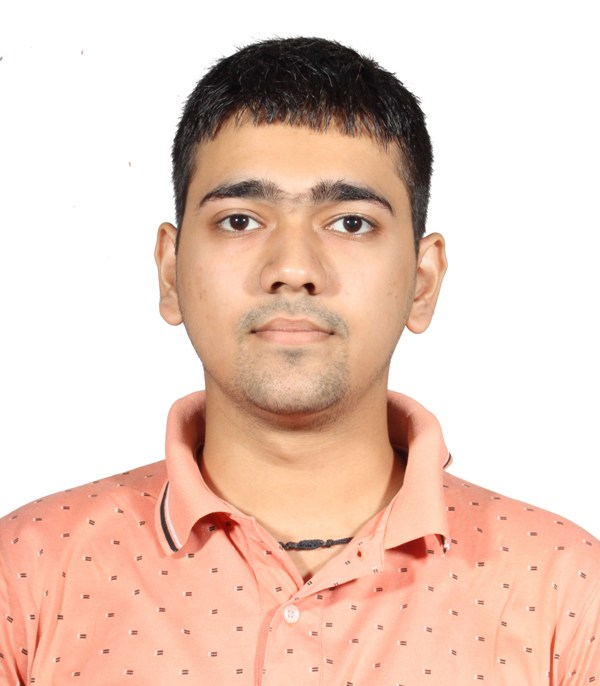
#> input picture src2/host_image.png, 600 x 686 px
$ python main.py
#> lines starting #> are read from the running program, lines starting #| are printed output that depends on the picture
### src2/robust_watermark.py
"""
robust_watermark.py

Implements the robust watermark embedding/extraction described:
- Convert host image to YCbCr, embed in Y channel (transform domain)
- DWT level-1 -> use LH and HL subbands
- Split LH/HL into non-overlapping 8x8 blocks, apply DCT per block
- Select a set of mid-frequency DCT coefficients (user-configurable)
- For each EB (embedding block of 8 MF coefficients): split into LHS/RHS halves
  and scale maxima of each half depending on watermark bit (bit=1 -> LHS up, RHS down)
- Fisher–Yates scramble on watermark using secret key
- Alpha (strength) selection routine: search alphas to minimize |SSIM - NCC|
  subject to PSNR >= 34 dB (as in the paper).
"""

import numpy as np
import pywt
from scipy.fftpack import dct, idct
from skimage import color, util
from skimage.metrics import structural_similarity as ssim
from skimage.metrics import peak_signal_noise_ratio as psnr
from typing import Tuple, List
import math
import random

# ----------------------------
# Utilities
# ----------------------------
def rgb_to_ycbcr(img: np.ndarray) -> np.ndarray:
    """Expect img in [0,255] uint8. Return float64 YCbCr in same scale."""
    return color.rgb2ycbcr(img.astype(np.float64))

def ycbcr_to_rgb(ycbcr: np.ndarray) -> np.ndarray:
    return color.ycbcr2rgb(ycbcr).clip(0,255).astype(np.uint8)

# [10 lines left out: function block_view, not called in this run]

def dct2(block):
    return dct(dct(block.T, norm='ortho').T, norm='ortho')

def idct2(block):
    return idct(idct(block.T, norm='ortho').T, norm='ortho')

def fisher_yates_scramble(bits: np.ndarray, key: int) -> np.ndarray:
    """Scramble binary 1D array bits using Fisher-Yates with seeded RNG."""
    bits = bits.copy()
    rng = random.Random(key)
    n = len(bits)
    for i in range(n-1, 0, -1):
        j = rng.randint(0, i)
        bits[i], bits[j] = bits[j], bits[i]
    return bits

def fisher_yates_unscramble(bits: np.ndarray, key: int) -> np.ndarray:
    """Reverse scramble by replaying swaps in reverse."""
    bits = bits.copy()
    rng = random.Random(key)
    n = len(bits)
    swaps = []
    for i in range(n-1, 0, -1):
        j = rng.randint(0, i)
        swaps.append((i,j))
    # replay swaps in reverse to invert
    for i,j in reversed(swaps):
        bits[i], bits[j] = bits[j], bits[i]
    return bits

def normalized_cross_correlation(a: np.ndarray, b: np.ndarray) -> float:
    """NCC for binary arrays (0/1 or -1/1). Returns in [-1,1]."""
    a = a.astype(np.float64).flatten()
    b = b.astype(np.float64).flatten()
    if a.std() == 0 or b.std() == 0:
        return 0.0
    return float(np.mean((a - a.mean()) * (b - b.mean())) / (a.std() * b.std()))

# ----------------------------
# Embedding core
# ----------------------------
class RobustWatermarker:
    def __init__(self,
                 mf_positions: List[Tuple[int,int]] = None,
                 block_size: int = 8,
                 dwt_wavelet: str = 'haar'):
        """
        mf_positions: list of (r,c) positions inside 8x8 DCT block that are considered
                      the mid-frequency (total 8 positions). If None, defaults to a
                      commonly used mid-frequency set (tunable).
        """
        self.block_size = block_size
        self.dwt_wavelet = dwt_wavelet
        if mf_positions is None:
            # Default mid-frequency positions (row,col) 0-indexed in 8x8,
            # these are typical mid-freq picks — adjust if paper figure suggests others.
            self.mf_positions = [(1,4),(1,5),(2,3),(2,4),(2,5),(3,2),(3,3),(3,4)]
        else:
            self.mf_positions = mf_positions

    def _prepare_watermark(self, watermark: np.ndarray) -> np.ndarray:
        """Take grayscale watermark in [0,255], threshold at 128 to produce binary bits (0/1)."""
        w = watermark.copy()
        if w.ndim == 3:
            w = color.rgb2gray(w)
            w = (w * 255).astype(np.uint8)
        bits = (w >= 128).astype(np.uint8).flatten()
        return bits

    def embed(self,
              host_img: np.ndarray,
              watermark_img: np.ndarray,
              alpha: float,
              key: int) -> Tuple[np.ndarray, dict]:
        """
        Embed watermark_img into host_img (uint8 RGB).
        Returns: watermarked_rgb (uint8), and metadata needed for extraction (dictionary).
        """
        # 1) Convert to YCbCr and take Y channel
        ycbcr = rgb_to_ycbcr(host_img)
        Y = ycbcr[...,0]  # float64

        # 2) DWT level-1
        LL, (LH, HL, HH) = pywt.dwt2(Y, self.dwt_wavelet)

        # We will use LH and HL for embedding.
        # Ensure LH and HL sizes are multiples of 8
        def pad_to_multiple(arr, m=8):
            H,W = arr.shape
            pad_h = (m - (H % m)) % m
            pad_w = (m - (W % m)) % m
            if pad_h==0 and pad_w==0:
                return arr, (0,0)
            return np.pad(arr, ((0,pad_h),(0,pad_w)), mode='symmetric'), (pad_h,pad_w)

        LHp, pad_l = pad_to_multiple(LH, self.block_size)
        HLp, pad_hl = pad_to_multiple(HL, self.block_size)

        # 3) Divide into 8x8 blocks and apply DCT on each block
        def process_subband(subband):
            H, W = subband.shape
            nbh, nbw = H//self.block_size, W//self.block_size
            blocks = np.zeros((nbh, nbw, self.block_size, self.block_size))
            for i in range(nbh):
                for j in range(nbw):
                    blk = subband[i*self.block_size:(i+1)*self.block_size,
                                  j*self.block_size:(j+1)*self.block_size]
                    blocks[i,j] = dct2(blk)
            return blocks

        LH_blocks = process_subband(LHp)
        HL_blocks = process_subband(HLp)

        # 4) Flatten watermark bits and scramble
        bits = self._prepare_watermark(watermark_img)
        scrambled = fisher_yates_scramble(bits, key)

        # If watermark longer than number of main-blocks available, truncate or repeat
        total_blocks = LH_blocks.shape[0]*LH_blocks.shape[1] + HL_blocks.shape[0]*HL_blocks.shape[1]
        if len(scrambled) > total_blocks:
            print("Warning: watermark larger than embedding capacity. Truncating watermark.")
            scrambled = scrambled[:total_blocks]
        elif len(scrambled) < total_blocks:
            # pad with zeros
            pad_len = total_blocks - len(scrambled)
            scrambled = np.concatenate([scrambled, np.zeros(pad_len, dtype=np.uint8)])

        # 5) Embedding loop: process MB-1 (HL) then MB-2 (LH) in sequence
        # We'll iterate through block indices and map each bit to one MB in order.
        def embed_in_blocks(blocks, bits_slice, mf_positions, alpha):
            nb_h, nb_w = blocks.shape[0], blocks.shape[1]
            idx = 0
            for i in range(nb_h):
                for j in range(nb_w):
                    if idx >= len(bits_slice): break
                    bit = bits_slice[idx]
                    block = blocks[i,j]  # DCT coefficients 8x8
                    # collect MF coefficients into EB (in order), keep their positions
                    eb_vals = []
                    for (r,c) in mf_positions:
                        eb_vals.append(block[r,c])
                    eb_vals = np.array(eb_vals)
                    # Split EB into LHS (first half) and RHS (second half)
                    half = len(eb_vals)//2
                    lhs_idx = np.arange(0,half)
                    rhs_idx = np.arange(half,len(eb_vals))
                    # We will scale all coefficients in LHS and RHS proportionally
                    # to maintain mean invariance similar to paper's pairwise scaling.
                    if bit == 1:
                        # scale lhs up, rhs down
                        block = block.copy()
                        for k in lhs_idx:
                            r,c = mf_positions[k]
                            block[r,c] = block[r,c] * (1.0 + alpha)
                        for k in rhs_idx:
                            r,c = mf_positions[k]
                            block[r,c] = block[r,c] * (1.0 - alpha)
                    else:
                        # bit == 0: lhs down, rhs up
                        block = block.copy()
                        for k in lhs_idx:
                            r,c = mf_positions[k]
                            block[r,c] = block[r,c] * (1.0 - alpha)
                        for k in rhs_idx:
                            r,c = mf_positions[k]
                            block[r,c] = block[r,c] * (1.0 + alpha)
                    blocks[i,j] = block
                    idx += 1
                if idx >= len(bits_slice): break
            return blocks

        # split scrambled sequence: assign first part to HL blocks, next to LH blocks
        hl_count = HL_blocks.shape[0]*HL_blocks.shape[1]
        hl_bits = scrambled[:hl_count]
        lh_bits = scrambled[hl_count:hl_count + (LH_blocks.shape[0]*LH_blocks.shape[1])]

        HL_blocks = embed_in_blocks(HL_blocks, hl_bits, self.mf_positions, alpha)
        LH_blocks = embed_in_blocks(LH_blocks, lh_bits, self.mf_positions, alpha)

        # 6) inverse DCT per block and reconstruct subbands
        def reconstruct_subband(blocks, original_shape, pad):
            nb_h, nb_w = blocks.shape[0], blocks.shape[1]
            H = nb_h * self.block_size
            W = nb_w * self.block_size
            sub = np.zeros((H,W))
            for i in range(nb_h):
                for j in range(nb_w):
                    sub[i*self.block_size:(i+1)*self.block_size,
                        j*self.block_size:(j+1)*self.block_size] = idct2(blocks[i,j])
            if pad != (0,0):
                pad_h, pad_w = pad
                sub = sub[:original_shape[0], :original_shape[1]]
            return sub

        LH_mod = reconstruct_subband(LH_blocks, LH.shape, pad_l)
        HL_mod = reconstruct_subband(HL_blocks, HL.shape, pad_hl)

        # 7) inverse DWT to reconstruct Y
        Y_mod = pywt.idwt2((LL, (LH_mod, HL_mod, HH)), self.dwt_wavelet)

        # crop Y_mod to same shape as original Y
        Y_mod = Y_mod[:Y.shape[0], :Y.shape[1]]
        # put back into ycbcr and convert to rgb
        ycbcr_mod = ycbcr.copy()
        ycbcr_mod[...,0] = Y_mod
        rgb_mod = ycbcr_to_rgb(ycbcr_mod)

        meta = {
            'alpha': alpha,
            'key': key,
            'mf_positions': self.mf_positions,
            'dwt_wavelet': self.dwt_wavelet,
            'orig_shape': Y.shape,
            'blocks_shape': (LH_blocks.shape, HL_blocks.shape),
            'pad_l': pad_l,
            'pad_hl': pad_hl
        }
        return rgb_mod, meta

    def extract(self, watermarked_img: np.ndarray, meta: dict) -> np.ndarray:
        """
        Extract the scrambled watermark bits from the watermarked image using meta.
        Returns binary array of extracted bits (0/1) in scrambled order.
        """
        key = meta['key']
        mf_positions = meta['mf_positions']
        dwt_wavelet = meta['dwt_wavelet']

        ycbcr = rgb_to_ycbcr(watermarked_img)
        Y = ycbcr[...,0]

        LL, (LH, HL, HH) = pywt.dwt2(Y, dwt_wavelet)

        # pad to multiple
        def pad_to_multiple(arr, m=8):
            H, W = arr.shape
            pad_h = (m - (H % m)) % m
            pad_w = (m - (W % m)) % m
            if pad_h==0 and pad_w==0:
                return arr, (0,0)
            return np.pad(arr, ((0,pad_h),(0,pad_w)), mode='symmetric'), (pad_h,pad_w)

        LHp, pad_l = pad_to_multiple(LH, self.block_size)
        HLp, pad_hl = pad_to_multiple(HL, self.block_size)

        def process_blocks(subband):
            H, W = subband.shape
            nb_h, nb_w = H//self.block_size, W//self.block_size
            blocks = []
            for i in range(nb_h):
                for j in range(nb_w):
                    blk = subband[i*self.block_size:(i+1)*self.block_size,
                                  j*self.block_size:(j+1)*self.block_size]
                    blocks.append(dct2(blk))
            return blocks

        LH_blocks = process_blocks(LHp)
        HL_blocks = process_blocks(HLp)

        # combine blocks in same order as embedding: HL blocks first then LH blocks
        all_blocks = HL_blocks + LH_blocks

        extracted_bits = []
        for block in all_blocks:
            # extract EB
            eb_vals = []
            for (r,c) in mf_positions:
                eb_vals.append(block[r,c])
            eb_vals = np.array(eb_vals)
            half = len(eb_vals)//2
            lhs = eb_vals[:half]
            rhs = eb_vals[half:]
            # compute means
            mean_l = lhs.mean()
            mean_r = rhs.mean()
            # If mean_l > mean_r -> bit likely 1 (since bit=1 made LHS up and RHS down)
            bit = 1 if mean_l > mean_r else 0
            extracted_bits.append(bit)

        extracted_bits = np.array(extracted_bits, dtype=np.uint8)
        # unscramble to original bit order
        unscrambled = fisher_yates_unscramble(extracted_bits[:len(extracted_bits)], key)
        return unscrambled

    # ----------------------------
    # Alpha selection routine
    # ----------------------------
    def select_alpha(self,
                     host_img: np.ndarray,
                     watermark_img: np.ndarray,
                     key: int,
                     alpha_candidates: np.ndarray = None) -> Tuple[float, dict]:
        """
        Search for alpha in alpha_candidates that minimizes |SSIM - NCC| subject to PSNR >= 34 dB.
        Returns chosen alpha and dictionary of metrics for the best alpha.
        """
        if alpha_candidates is None:
            alpha_candidates = np.linspace(0.01, 0.5, 50)

        best = None
        best_record = None

        orig_ycbcr = rgb_to_ycbcr(host_img)
        Y_orig = orig_ycbcr[...,0]

        watermark_bits = self._prepare_watermark(watermark_img)

        for alpha in alpha_candidates:
            # embed
            wm_img, meta = self.embed(host_img, watermark_img, alpha, key)
            # compute PSNR between Y channels (paper uses overall image PSNR often)
            Y_wm = rgb_to_ycbcr(wm_img)[...,0]
            p = psnr(Y_orig, Y_wm, data_range=Y_orig.max()-Y_orig.min())
            if p < 34.0:
                # constraint not satisfied
                continue
            # extract watermark bits
            ext = self.extract(wm_img, meta)
            # compute NCC between original bits and extracted (truncate/pad to length)
            L = min(len(ext), len(watermark_bits))
            n = normalized_cross_correlation(watermark_bits[:L], ext[:L])
            structural = ssim(Y_orig.astype(np.uint8), Y_wm.astype(np.uint8), data_range=255)

            score = abs(structural - n)
            if best is None or score < best:
                best = score
                best_record = {
                    'alpha': float(alpha),
                    'psnr': float(p),
                    'ssim': float(structural),
                    'ncc': float(n),
                    'score': float(score),
                    'meta': meta
                }
        if best_record is None:
            raise ValueError("No alpha candidate satisfied PSNR >= 34 dB. Try expanding alpha search or relaxing PSNR.")
        return best_record['alpha'], best_record

### src2/main.py
from skimage import data, io, color
from robust_watermark import RobustWatermarker
import numpy as np

# 1) Load host image and watermark (both as numpy arrays uint8)
host = io.imread('host_image.png')      # RGB uint8
#> host is the input picture: shape (686, 600, 3); mean R, G, B 233.2, 204.1, 190.2
wm = io.imread('watermark.png')         # greyscale or RGB; thresholded inside code
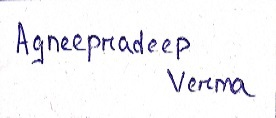
#> input picture src2/watermark.png, 276 x 118 px
#> wm is the input picture: shape (118, 276, 3); mean R, G, B 243.9, 243.4, 246.1

# 2) instantiate
rw = RobustWatermarker()

# 3) choose a secret key (integer)
secret_key = 123456

# 4) Select alpha automatically (this will embed and test a bunch of alphas)
alpha_candidates = np.linspace(0.01, 0.35, 30)
alpha, metrics = rw.select_alpha(host, wm, secret_key, alpha_candidates)
#> in rgb_to_ycbcr, `return color.rgb2ycbcr(img.astype(np.float64))`:
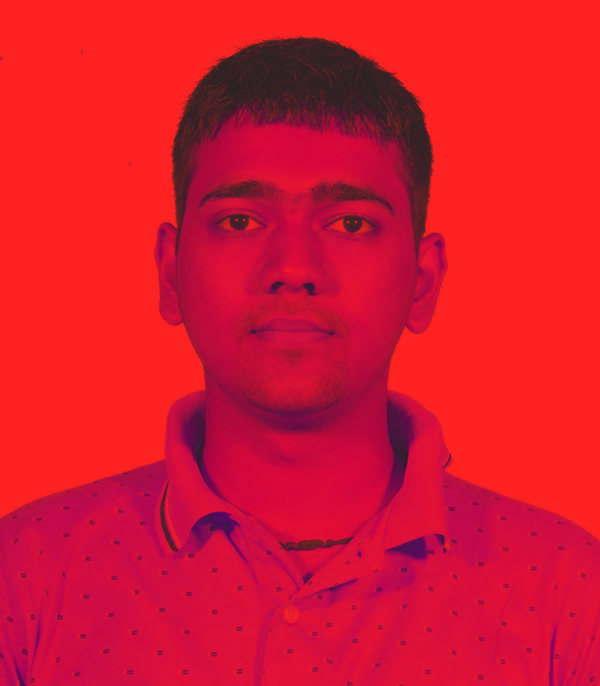
#> returned value: shape (686, 600, 3) float64; mean of channels 0, 1, 2 46270.1, -2527.3, 3634.9; drawn with min black and max white
#> in select_alpha, `Y_orig = orig_ycbcr[...,0]`:
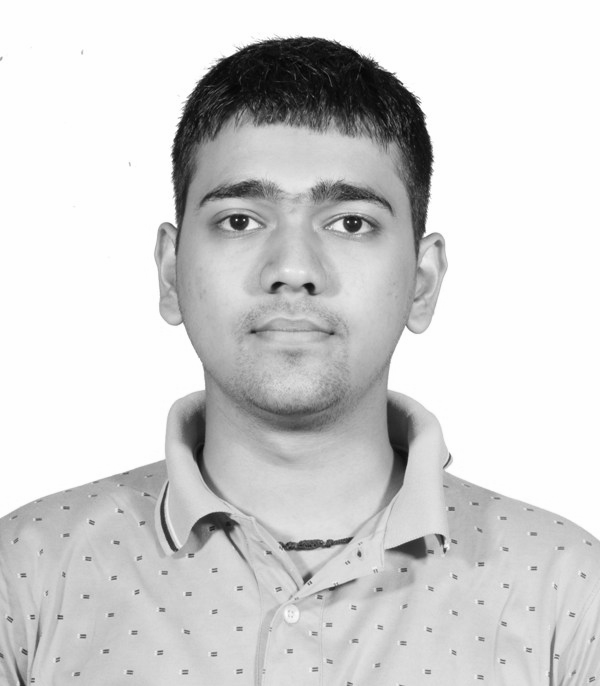
#> Y_orig: shape (686, 600) float64; min 390.9, max 55861, mean 46270.1; drawn with min black and max white
#> in _prepare_watermark, `w = color.rgb2gray(w)`:
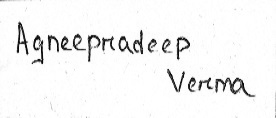
#> w: shape (118, 276) float64; min 0.00424, max 1, mean 0.956
#> the loop in select_alpha, `for alpha in alpha_candidates:` made 30 passes
#> (p, structural, score, best) on passes 1, 3, 4, 5, 6, 7, 8, 9, 10: (53.14, 0.739, 0.739, 0.739), (53.14, 0.739, 0.739, 0.739), (53.14, 0.739, 0.739, 0.739), (53.13, 0.739, 0.739, 0.739), (53.12, 0.738, 0.738, 0.738), (53.1, 0.738, 0.738, 0.738), (53.07, 0.737, 0.737, 0.737), (53.02, 0.736, 0.736, 0.736), (52.97, 0.735, 0.735, 0.735)
#> (p, structural, score) on pass 2: (53.14, 0.739, 0.739)
#> pass 1, in embed, `LL, (LH, HL, HH) = pywt.dwt2(Y, self.dwt_wavelet)`:
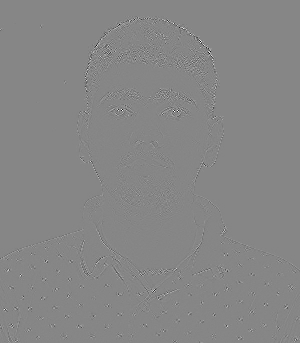
#> HH: shape (343, 300) float64; min -13578, max 12225.9, mean -1.5; drawn with min black and max white

print("Chosen alpha:", alpha)
#| Chosen alpha: 0.35
print(metrics)
#> (printed output is left out)

# 5) Final embed with selected alpha
wm_image, meta = rw.embed(host, wm, alpha, secret_key)
#> in embed (call 31), `LHp, pad_l = pad_to_multiple(LH, self.block_size)`:
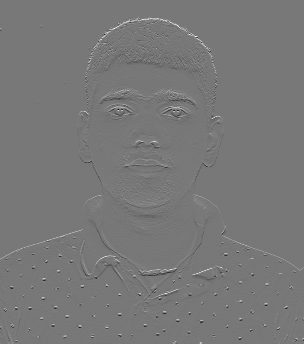
#> LHp: shape (344, 304) float64; min -26064.5, max 29236.5, mean 16.1; drawn with min black and max white
#> in embed (call 31), `HLp, pad_hl = pad_to_multiple(HL, self.block_size)`:
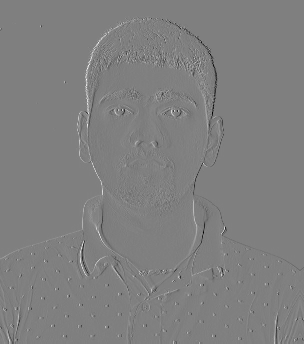
#> HLp: shape (344, 304) float64; min -27257.3, max 27046.5, mean -5; drawn with min black and max white
io.imsave('host_robust_watermarked.png', wm_image)

# 6) Extract & unscramble
extracted_bits = rw.extract(wm_image, meta)
# reshape to watermark dims if you saved original watermark shape separately
